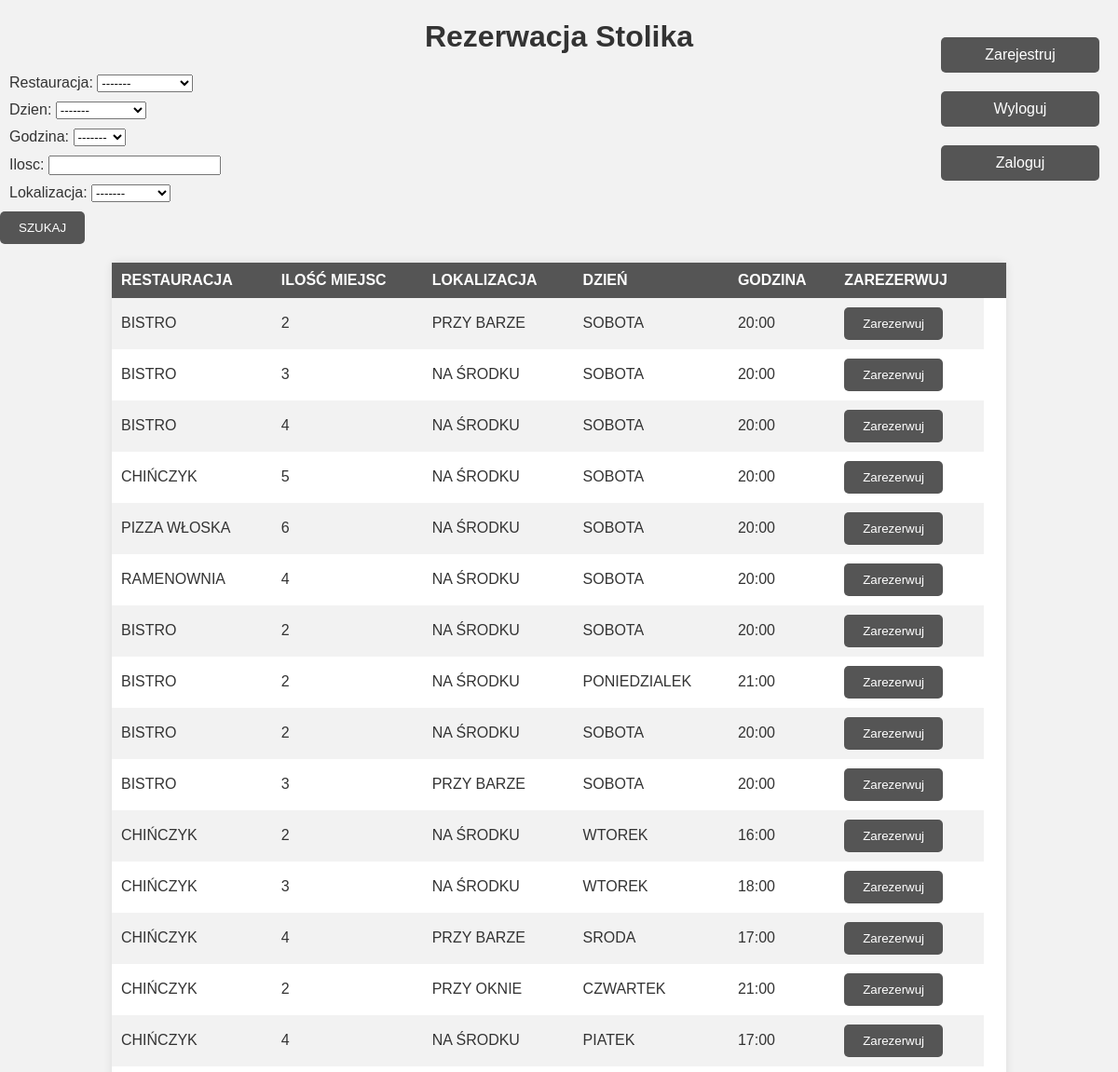
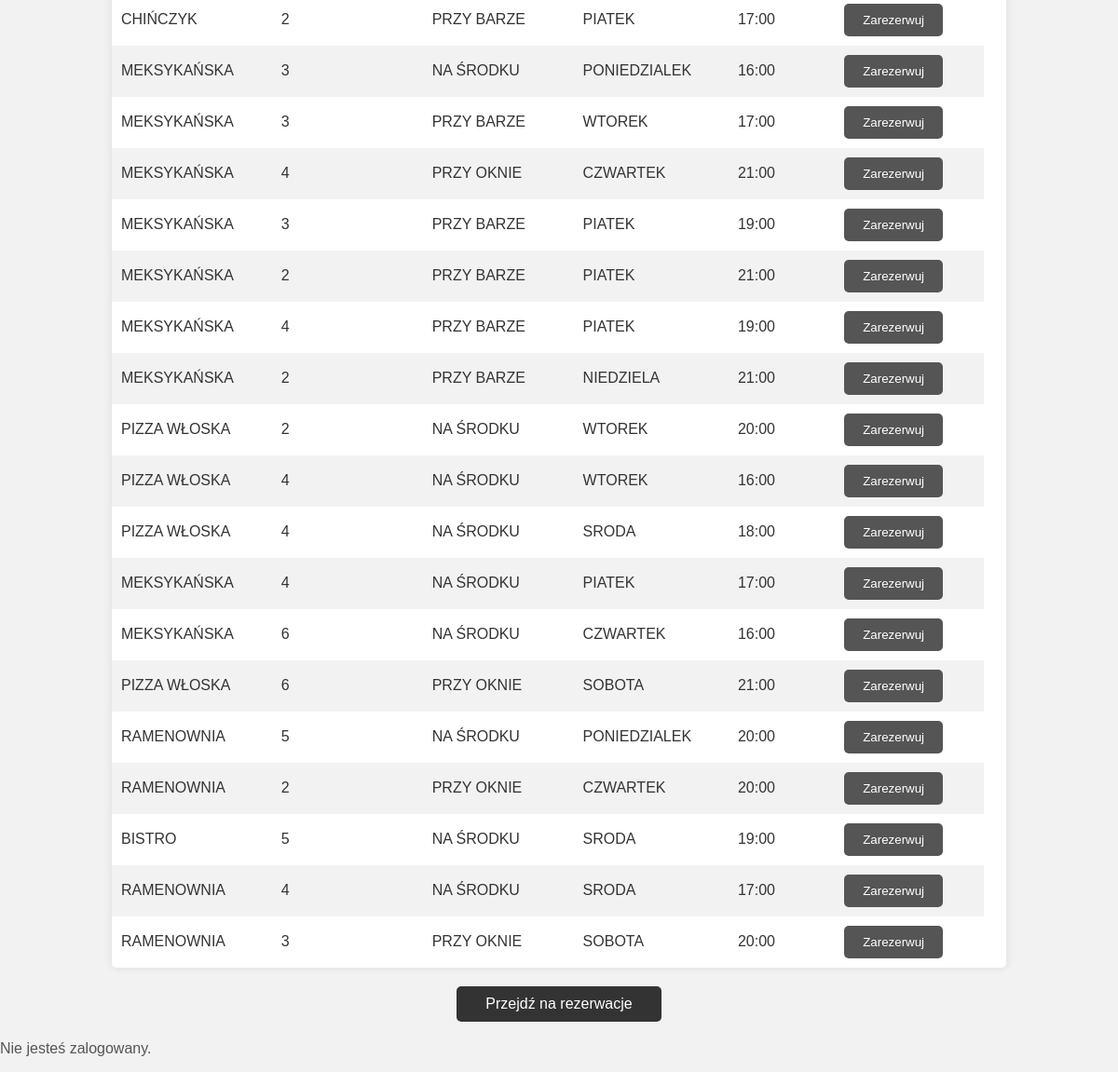
The app's page /Stolik/ with its own data (2 pictures, top to bottom).
### Rezerwacje/models.py (models this page shows, shortened)
class Stolik(models.Model):
    RESTAURACJA_CHOICES = [("BISTRO", "bistro"), ("CHIŃCZYK", "chińczyk"),("MEKSYKAŃSKA","meksykańska"),("PIZZA WŁOSKA","pizza włoska"),("RAMENOWNIA","ramenownia")]
    LOKALIZACJA_CHOICES = [("PRZY OKNIE","przy oknie"),("PRZY BARZE","przy barze"),("NA ŚRODKU","na środku")]
    DZIEN_CHOICES = [("PONIEDZIALEK","poniedzialek"),("WTOREK","wtorek"),("SRODA","sroda"),("CZWARTEK","czwartek"),("PIATEK","piatek"),("SOBOTA","sobota"),("NIEDZIELA","niedziela")]
    GODZINA_CHOICES = [("16:00","16:00"),("17:00","17:00"),("18:00","18:00"),("19:00","19:00"),("20:00","20:00"),("21:00","21:00")]
    ilosc = models.PositiveSmallIntegerField()
    restauracja = models.CharField(max_length=16, choices=RESTAURACJA_CHOICES, default="BISTRO")
    dzien = models.CharField(max_length=16, choices=DZIEN_CHOICES, default="SOBOTA")
    godzina = models.CharField(max_length=16, choices=GODZINA_CHOICES, default="20:00")
    lokalizacja = models.CharField(max_length=16, choices=LOKALIZACJA_CHOICES, default="NA ŚRODKU")
    class Meta:
        verbose_name_plural = "Stoliki"

### Rezerwacje/views.py (the view, shortened to what this page needs)
# urls.py: path('', StolikListView.as_view(), name="index"),
class StolikListView(ListView):
    model = Stolik
    template_name = "index.html"
    queryset = Stolik.objects.all()
    context_object_name = "object_list"
    def get_queryset(self):
        return self.queryset.filter(rezerwacja=None)
    def get_context_data(self, **kwargs):
        context = super(StolikListView, self).get_context_data(**kwargs)
        context["form"] = StolikForm(self.request.POST or None)
        return context
    """ FILTROWANIE DANYCH TAK, ABY ZOSTAŁY TYLKE TE, KTÓRE ZAZNACZYLIŚMY """

### Rezerwacje/forms.py
class StolikForm(forms.ModelForm):
    restauracja = forms.ChoiceField(choices=RESTAURACJA_FORM_CHOICES, required=False)
    ilosc = forms.IntegerField(min_value=1, required=False)
    lokalizacja = forms.ChoiceField(choices=LOKALIZACJA_FORM_CHOICES, required=False)
    dzien = forms.ChoiceField(choices=DZIEN_FORM_CHOICES, required=False)
    godzina = forms.ChoiceField(choices=GODZINA_FORM_CHOICES, required=False)
    class Meta:
        model = Stolik
        fields = ["restauracja", "dzien","godzina", "ilosc", "lokalizacja"]

### Rezerwacje/templates/index.html (shortened to what this page needs)
<!DOCTYPE html>
<html lang="en">
<head>
</head>
<body>
    <div class="header">
        <h1>Rezerwacja Stolika</h1>
        <div class="login-options">
            <a class="btn" href="{% url 'register' %}">Zarejestruj</a>
            <a class="btn" href="{% url 'logout' %}">Wyloguj</a>
            <a class="btn" href="{% url 'login' %}">Zaloguj</a>
        </div>
    </div>
    <div class="form-container">
        <form action="{% url 'index' %}" method="POST">
            {% for field in form %}
                <div class="fieldWrapper">
                    {{ field.label_tag }} {{ field }}
                </div>
            {% endfor %}
            <input type="submit" value="SZUKAJ">
        </form>
    </div>
    <table>
        <tr>
            <th>RESTAURACJA</th>
            <th>ILOŚĆ MIEJSC</th>
            <th>LOKALIZACJA</th>
            <th>DZIEŃ</th>
            <th>GODZINA</th>
            <th>ZAREZERWUJ</th>
            <th></th>
        </tr>
        {% for stolik in object_list %}
        <tr>
            <td>{{ stolik.restauracja }}</td>
            <td>{{ stolik.ilosc }}</td>
            <td>{{ stolik.lokalizacja }}</td>
            <td>{{ stolik.dzien }}</td>
            <td>{{ stolik.godzina }}</td>
            <td>
                <form action="{% url 'detail' stolik.id %}">
                    <input type="submit" value="Zarezerwuj">
                </form>
            </td>
        </tr>
        {% endfor %}
    </table>
    <a href="{% url 'rezerwacje' %}">Przejdź na rezerwacje</a>
    {% if user.is_authenticated %}
        <p>Zalogowany użytkownik: {{ user.username }}</p>
    {% else %}
        <p>Nie jesteś zalogowany.</p>
    {% endif %}
</body>
</html>

### Rezerwacje/templates/index.html (style rules this page uses)
body { font-family: Arial, sans-serif; margin: 0; padding: 0; background-color: #f2f2f2; color: #333; }
.header { text-align: center; margin-top: 20px; }
.login-options { position: absolute; top: 20px; right: 20px; }
.form-container { text-align: left; margin: 20px auto; }
.fieldWrapper { margin: 10px; }
input[type="submit"] { padding: 10px 20px; background-color: #555; color: #fff; border: none; border-radius: 5px; cursor: pointer; }
.btn { display: block; width: 150px; margin: 20px auto; text-align: center; padding: 10px; background-color: #555; color: #fff; text-decoration: none; border-radius: 5px; }
table { width: 80%; margin: 20px auto; border-collapse: collapse; background-color: #fff; box-shadow: 0 0 10px rgba(0, 0, 0, 0.1); border-radius: 5px; }
th, td { padding: 10px; text-align: left; }
th { background-color: #555; color: #fff; }
tr:nth-child(even) { background-color: #f2f2f2; }
a { display: block; width: 200px; margin: 20px auto; text-align: center; padding: 10px; background-color: #333; color: #fff; text-decoration: none; border-radius: 5px; }
p { text-align: left; margin-top: 20px; color: #555; }

### records on screen
Stolik: restauracja "BISTRO", ilosc "2", lokalizacja "PRZY BARZE", dzien "SOBOTA", godzina "20:00"
Stolik: restauracja "BISTRO", ilosc "3", lokalizacja "NA ŚRODKU", dzien "SOBOTA", godzina "20:00"
Stolik: restauracja "BISTRO", ilosc "4", lokalizacja "NA ŚRODKU", dzien "SOBOTA", godzina "20:00"
Stolik: restauracja "CHIŃCZYK", ilosc "5", lokalizacja "NA ŚRODKU", dzien "SOBOTA", godzina "20:00"
Stolik: restauracja "PIZZA WŁOSKA", ilosc "6", lokalizacja "NA ŚRODKU", dzien "SOBOTA", godzina "20:00"
Stolik: restauracja "RAMENOWNIA", ilosc "4", lokalizacja "NA ŚRODKU", dzien "SOBOTA", godzina "20:00"
Stolik: restauracja "BISTRO", ilosc "2", lokalizacja "NA ŚRODKU", dzien "SOBOTA", godzina "20:00"
Stolik: restauracja "BISTRO", ilosc "2", lokalizacja "NA ŚRODKU", dzien "PONIEDZIALEK", godzina "21:00"
Stolik: restauracja "BISTRO", ilosc "2", lokalizacja "NA ŚRODKU", dzien "SOBOTA", godzina "20:00"
Stolik: restauracja "BISTRO", ilosc "3", lokalizacja "PRZY BARZE", dzien "SOBOTA", godzina "20:00"
Stolik: restauracja "CHIŃCZYK", ilosc "2", lokalizacja "NA ŚRODKU", dzien "WTOREK", godzina "16:00"
Stolik: restauracja "CHIŃCZYK", ilosc "3", lokalizacja "NA ŚRODKU", dzien "WTOREK", godzina "18:00"
Stolik: restauracja "CHIŃCZYK", ilosc "4", lokalizacja "PRZY BARZE", dzien "SRODA", godzina "17:00"
Stolik: restauracja "CHIŃCZYK", ilosc "2", lokalizacja "PRZY OKNIE", dzien "CZWARTEK", godzina "21:00"
Stolik: restauracja "CHIŃCZYK", ilosc "4", lokalizacja "NA ŚRODKU", dzien "PIATEK", godzina "17:00"
Stolik: restauracja "CHIŃCZYK", ilosc "2", lokalizacja "PRZY BARZE", dzien "PIATEK", godzina "17:00"
Stolik: restauracja "MEKSYKAŃSKA", ilosc "3", lokalizacja "NA ŚRODKU", dzien "PONIEDZIALEK", godzina "16:00"
Stolik: restauracja "MEKSYKAŃSKA", ilosc "3", lokalizacja "PRZY BARZE", dzien "WTOREK", godzina "17:00"
Stolik: restauracja "MEKSYKAŃSKA", ilosc "4", lokalizacja "PRZY OKNIE", dzien "CZWARTEK", godzina "21:00"
Stolik: restauracja "MEKSYKAŃSKA", ilosc "3", lokalizacja "PRZY BARZE", dzien "PIATEK", godzina "19:00"
Stolik: restauracja "MEKSYKAŃSKA", ilosc "2", lokalizacja "PRZY BARZE", dzien "PIATEK", godzina "21:00"
Stolik: restauracja "MEKSYKAŃSKA", ilosc "4", lokalizacja "PRZY BARZE", dzien "PIATEK", godzina "19:00"
Stolik: restauracja "MEKSYKAŃSKA", ilosc "2", lokalizacja "PRZY BARZE", dzien "NIEDZIELA", godzina "21:00"
Stolik: restauracja "PIZZA WŁOSKA", ilosc "2", lokalizacja "NA ŚRODKU", dzien "WTOREK", godzina "20:00"
Stolik: restauracja "PIZZA WŁOSKA", ilosc "4", lokalizacja "NA ŚRODKU", dzien "WTOREK", godzina "16:00"
Stolik: restauracja "PIZZA WŁOSKA", ilosc "4", lokalizacja "NA ŚRODKU", dzien "SRODA", godzina "18:00"
Stolik: restauracja "MEKSYKAŃSKA", ilosc "4", lokalizacja "NA ŚRODKU", dzien "PIATEK", godzina "17:00"
Stolik: restauracja "MEKSYKAŃSKA", ilosc "6", lokalizacja "NA ŚRODKU", dzien "CZWARTEK", godzina "16:00"
Stolik: restauracja "PIZZA WŁOSKA", ilosc "6", lokalizacja "PRZY OKNIE", dzien "SOBOTA", godzina "21:00"
Stolik: restauracja "RAMENOWNIA", ilosc "5", lokalizacja "NA ŚRODKU", dzien "PONIEDZIALEK", godzina "20:00"
Stolik: restauracja "RAMENOWNIA", ilosc "2", lokalizacja "PRZY OKNIE", dzien "CZWARTEK", godzina "20:00"
Stolik: restauracja "BISTRO", ilosc "5", lokalizacja "NA ŚRODKU", dzien "SRODA", godzina "19:00"
Stolik: restauracja "RAMENOWNIA", ilosc "4", lokalizacja "NA ŚRODKU", dzien "SRODA", godzina "17:00"
Stolik: restauracja "RAMENOWNIA", ilosc "3", lokalizacja "PRZY OKNIE", dzien "SOBOTA", godzina "20:00"

### other values on screen
{{ field.label_tag }} "Restauracja:" "Dzien:" "Godzina:" "Ilosc:" "Lokalizacja:"
